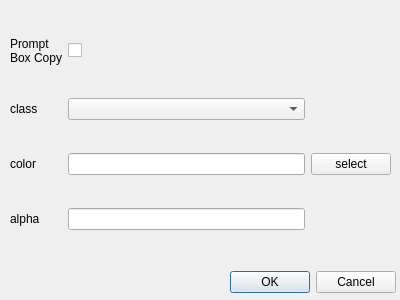
<?xml version="1.0" encoding="UTF-8"?>
<ui version="4.0">
 <class>settingsdialog</class>
 <widget class="QDialog" name="settingsdialog">
  <property name="geometry">
   <rect>
    <x>0</x>
    <y>0</y>
    <width>400</width>
    <height>300</height>
   </rect>
  </property>
  <property name="windowTitle">
   <string>Dialog</string>
  </property>
  <widget class="QDialogButtonBox" name="buttonBox">
   <property name="geometry">
    <rect>
     <x>230</x>
     <y>270</y>
     <width>166</width>
     <height>24</height>
    </rect>
   </property>
   <property name="orientation">
    <enum>Qt::Horizontal</enum>
   </property>
   <property name="standardButtons">
    <set>QDialogButtonBox::Cancel|QDialogButtonBox::Ok</set>
   </property>
  </widget>
  <widget class="QWidget" name="layoutWidget">
   <property name="geometry">
    <rect>
     <x>10</x>
     <y>10</y>
     <width>381</width>
     <height>251</height>
    </rect>
   </property>
   <layout class="QGridLayout" name="gridLayout">
    <item row="2" column="0">
     <widget class="QLabel" name="label">
      <property name="text">
       <string>color</string>
      </property>
     </widget>
    </item>
    <item row="1" column="0">
     <widget class="QLabel" name="label_3">
      <property name="text">
       <string>class</string>
      </property>
     </widget>
    </item>
    <item row="1" column="1">
     <widget class="QComboBox" name="comboBox_class"/>
    </item>
    <item row="3" column="1">
     <widget class="QLineEdit" name="lineEdit_alpha"/>
    </item>
    <item row="2" column="2">
     <widget class="QPushButton" name="pushButton_color">
      <property name="text">
       <string>select</string>
      </property>
     </widget>
    </item>
    <item row="3" column="0">
     <widget class="QLabel" name="label_2">
      <property name="text">
       <string>alpha</string>
      </property>
     </widget>
    </item>
    <item row="2" column="1">
     <widget class="QLineEdit" name="lineEdit_color"/>
    </item>
    <item row="0" column="1">
     <widget class="QCheckBox" name="checkBox">
      <property name="text">
       <string/>
      </property>
     </widget>
    </item>
    <item row="0" column="0">
     <widget class="QLabel" name="label_4">
      <property name="maximumSize">
       <size>
        <width>16777215</width>
        <height>30</height>
       </size>
      </property>
      <property name="text">
       <string>Prompt
Box Copy</string>
      </property>
     </widget>
    </item>
   </layout>
  </widget>
 </widget>
 <resources/>
 <connections>
  <connection>
   <sender>buttonBox</sender>
   <signal>accepted()</signal>
   <receiver>settingsdialog</receiver>
   <slot>accept()</slot>
   <hints>
    <hint type="sourcelabel">
     <x>248</x>
     <y>254</y>
    </hint>
    <hint type="destinationlabel">
     <x>157</x>
     <y>274</y>
    </hint>
   </hints>
  </connection>
  <connection>
   <sender>buttonBox</sender>
   <signal>rejected()</signal>
   <receiver>settingsdialog</receiver>
   <slot>reject()</slot>
   <hints>
    <hint type="sourcelabel">
     <x>316</x>
     <y>260</y>
    </hint>
    <hint type="destinationlabel">
     <x>286</x>
     <y>274</y>
    </hint>
   </hints>
  </connection>
 </connections>
</ui>
